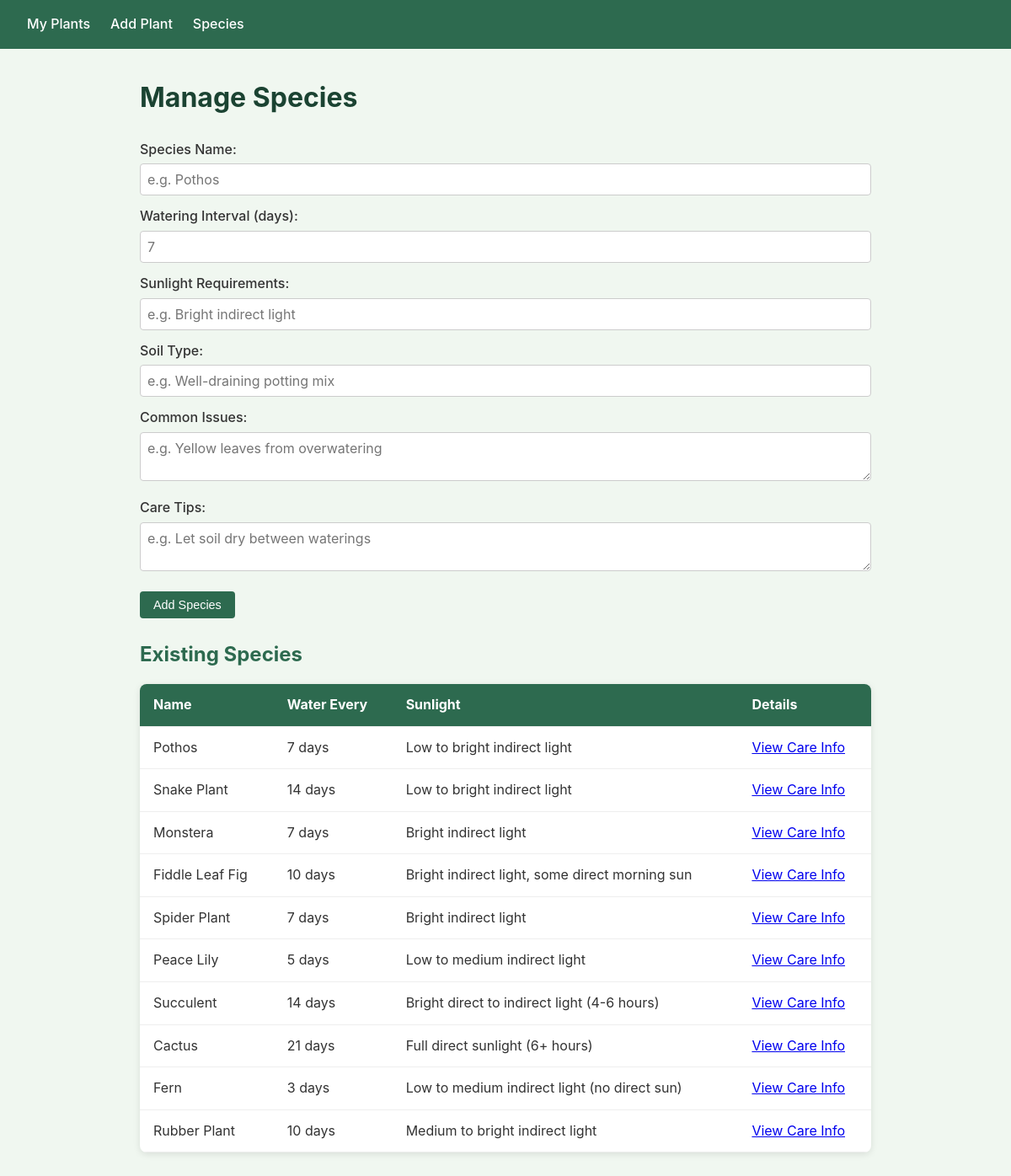
Screenshot of /species with the database file from the repository.
### app/models.py (models this page shows, shortened)
class Species(db.Model):
    id = db.Column(db.Integer, primary_key=True)
    name = db.Column(db.String(100), unique=True, nullable=False)
    watering_interval_days = db.Column(db.Integer, nullable=False)
    sunlight = db.Column(db.String(100))
    soil_type = db.Column(db.String(200))
    common_issues = db.Column(db.Text)
    care_tips = db.Column(db.Text)
    plants = db.relationship("Plant", backref="species", lazy=True)

### app/routes.py (the view, shortened to what this page needs)
@main.route("/species", methods=["GET", "POST"])
def manage_species():
    species = Species.query.all()
    return render_template("species.html", species=species)

### app/templates/species.html
{% extends "base.html" %}
{% block content %}
<h1>Manage Species</h1>
<form method="POST">
    <label for="name">Species Name:</label>
    <input type="text" id="name" name="name" required placeholder="e.g. Pothos">
    <label for="watering_interval_days">Watering Interval (days):</label>
    <input type="number" id="watering_interval_days" name="watering_interval_days" required min="1" placeholder="7">
    <label for="sunlight">Sunlight Requirements:</label>
    <input type="text" id="sunlight" name="sunlight" placeholder="e.g. Bright indirect light">
    <label for="soil_type">Soil Type:</label>
    <input type="text" id="soil_type" name="soil_type" placeholder="e.g. Well-draining potting mix">
    <label for="common_issues">Common Issues:</label>
    <textarea id="common_issues" name="common_issues" rows="2" placeholder="e.g. Yellow leaves from overwatering"></textarea>
    <label for="care_tips">Care Tips:</label>
    <textarea id="care_tips" name="care_tips" rows="2" placeholder="e.g. Let soil dry between waterings"></textarea>
    <button type="submit" class="btn">Add Species</button>
</form>
{% if species %}
<h2>Existing Species</h2>
<table>
    <thead>
        <tr>
            <th>Name</th>
            <th>Water Every</th>
            <th>Sunlight</th>
            <th>Details</th>
        </tr>
    </thead>
    <tbody>
        {% for s in species %}
        <tr>
            <td>{{ s.name }}</td>
            <td>{{ s.watering_interval_days }} days</td>
            <td>{{ s.sunlight or '—' }}</td>
            <td><a href="{{ url_for('main.species_detail', species_id=s.id) }}">View Care Info</a></td>
        </tr>
        {% endfor %}
    </tbody>
</table>
{% endif %}
{% endblock %}

### app/templates/base.html (shortened to what this page needs)
<!DOCTYPE html>
<html lang="en">
<head>
    <link rel="stylesheet" href="{{ url_for('static', filename='style.css') }}">
</head>
<body>
    <nav>
        <a href="{{ url_for('main.index') }}">My Plants</a>
        <a href="{{ url_for('main.add_plant') }}">Add Plant</a>
        <a href="{{ url_for('main.manage_species') }}">Species</a>
    </nav>
    <div class="container">
        {% block content %}{% endblock %}
    </div>
</body>
</html>

### app/static/style.css (style rules this page uses)
* { box-sizing: border-box; margin: 0; padding: 0; }
body { font-family: -apple-system, BlinkMacSystemFont, "Segoe UI", Roboto, sans-serif; background: #f0f7f0; color: #333; line-height: 1.6; }
nav { background: #2d6a4f; padding: 1rem 2rem; display: flex; gap: 1.5rem; }
nav a { color: white; text-decoration: none; font-weight: 500; }
.container { max-width: 900px; margin: 2rem auto; padding: 0 1rem; }
h1 { margin-bottom: 1.5rem; color: #1b4332; }
h2 { margin: 1.5rem 0 1rem; color: #2d6a4f; }
table { width: 100%; border-collapse: collapse; background: white; border-radius: 8px; overflow: hidden; box-shadow: 0 2px 8px rgba(0, 0, 0, 0.1); }
th, td { padding: 0.75rem 1rem; text-align: left; border-bottom: 1px solid #eee; }
th { background: #2d6a4f; color: white; }
form { margin-bottom: 1rem; }
label { display: block; margin: 0.75rem 0 0.25rem; font-weight: 500; }
input, select, textarea { width: 100%; padding: 0.5rem; border: 1px solid #ccc; border-radius: 4px; font-size: 1rem; font-family: inherit; }
textarea { resize: vertical; }
.btn { display: inline-block; margin-top: 1rem; padding: 0.5rem 1rem; background: #2d6a4f; color: white; border: none; border-radius: 4px; cursor: pointer; font-size: 0.9rem; }

### rows the page displays
Species: name "Pothos", watering_interval_days "7", sunlight "Low to bright indirect light"
Species: name "Snake Plant", watering_interval_days "14", sunlight "Low to bright indirect light"
Species: name "Monstera", watering_interval_days "7", sunlight "Bright indirect light"
Species: name "Fiddle Leaf Fig", watering_interval_days "10", sunlight "Bright indirect light, some direct morning sun"
Species: name "Spider Plant", watering_interval_days "7", sunlight "Bright indirect light"
Species: name "Peace Lily", watering_interval_days "5", sunlight "Low to medium indirect light"
Species: name "Succulent", watering_interval_days "14", sunlight "Bright direct to indirect light (4-6 hours)"
Species: name "Cactus", watering_interval_days "21", sunlight "Full direct sunlight (6+ hours)"
Species: name "Fern", watering_interval_days "3", sunlight "Low to medium indirect light (no direct sun)"
Species: name "Rubber Plant", watering_interval_days "10", sunlight "Medium to bright indirect light"
